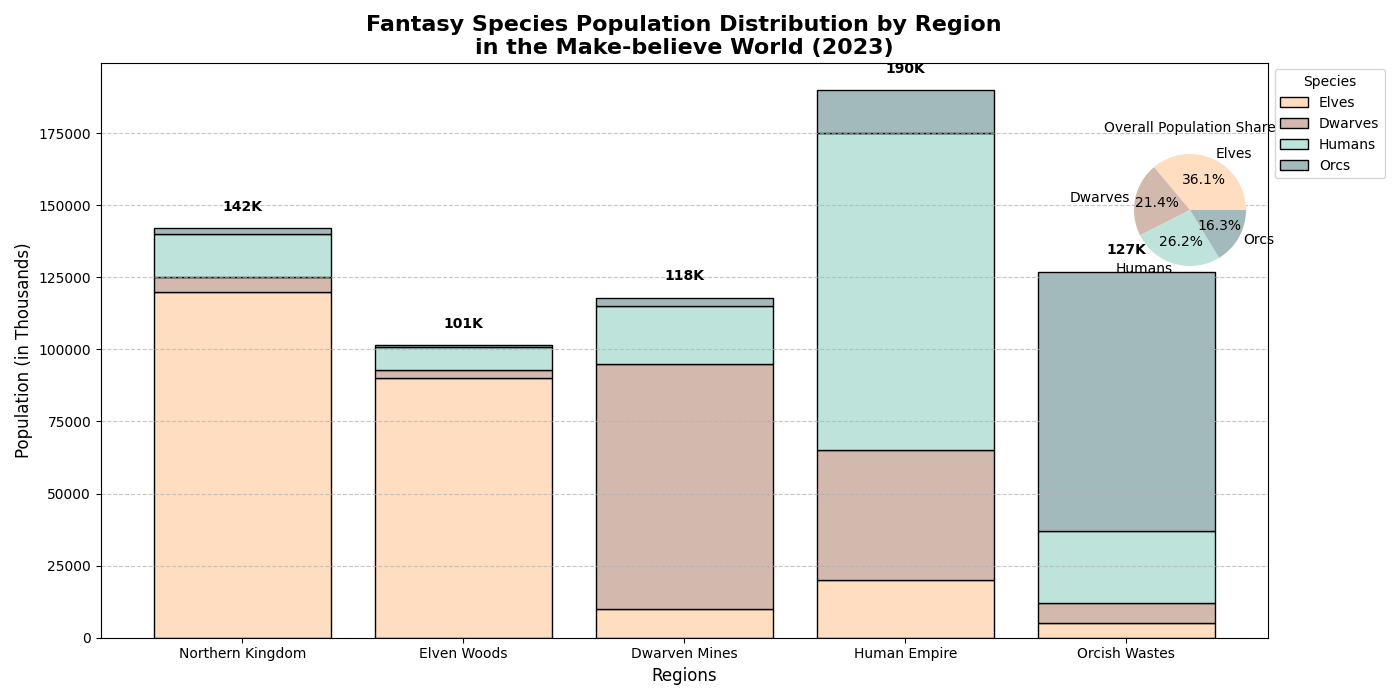

The script that drew this image:
import matplotlib.pyplot as plt
import numpy as np

# Title and Backstory
# =================================================
# Fantasy Species Population in a Make-believe World by Region
# --------------------------------------------------------------
# In a make-believe fantasy world, various species inhabit different regions. The chart below shows the population distribution of Elves, Dwarves, Humans, and Orcs across different regions in the year 2023.
# =================================================

# Define regions and corresponding population data for each species
regions = ['Northern Kingdom', 'Elven Woods', 'Dwarven Mines', 'Human Empire', 'Orcish Wastes']
elves_population = [120000, 90000, 10000, 20000, 5000]
dwarves_population = [5000, 3000, 85000, 45000, 7000]
humans_population = [15000, 8000, 20000, 110000, 25000]
orcs_population = [2000, 500, 3000, 15000, 90000]

# Calculate total population for annotations
total_population = np.array(elves_population) + np.array(dwarves_population) + np.array(humans_population) + np.array(orcs_population)

# Set colors for different species
colors = ['#FFDDC1', '#D3B8AE', '#BEE3DB','#A3BABC']  # Elves, Dwarves, Humans, Orcs

# Create the figure and axis
fig, ax = plt.subplots(figsize=(14, 7))

# Stack the bar segments
ax.bar(regions, elves_population, label='Elves', color=colors[0], edgecolor='black')
ax.bar(regions, dwarves_population, bottom=elves_population, label='Dwarves', color=colors[1], edgecolor='black')
ax.bar(regions, humans_population, bottom=np.array(elves_population) + np.array(dwarves_population), label='Humans', color=colors[2], edgecolor='black')
ax.bar(regions, orcs_population, bottom=np.array(elves_population) + np.array(dwarves_population) + np.array(humans_population), label='Orcs', color=colors[3], edgecolor='black')

# Set title and labels with multi-line title for better visibility
ax.set_title('Fantasy Species Population Distribution by Region\nin the Make-believe World (2023)', fontsize=16, fontweight='bold', loc='center')
ax.set_xlabel('Regions', fontsize=12)
ax.set_ylabel('Population (in Thousands)', fontsize=12)

# Add a legend and customize its position
ax.legend(title='Species', loc='upper left', bbox_to_anchor=(1, 1))

# Add grid lines for readability
ax.yaxis.grid(True, linestyle='--', alpha=0.7)

# Adding annotations for total population in each region
for i, total in enumerate(total_population):
    ax.text(i, total + 5000, f'{total // 1000}K', ha='center', va='bottom', fontsize=10, fontweight='bold')

# Create an inset pie chart to show total population distribution by species
species = ['Elves', 'Dwarves', 'Humans', 'Orcs']
population_totals = [sum(elves_population), sum(dwarves_population), sum(humans_population), sum(orcs_population)]

inset_ax = fig.add_axes([0.75, 0.6, 0.2, 0.2], aspect=1)
inset_ax.pie(population_totals, labels=species, autopct='%1.1f%%', colors=colors)
inset_ax.set_title('Overall Population Share', fontsize=10)

# Automatically adjust layout for better fit
plt.tight_layout()

# Display the plot
plt.show()
